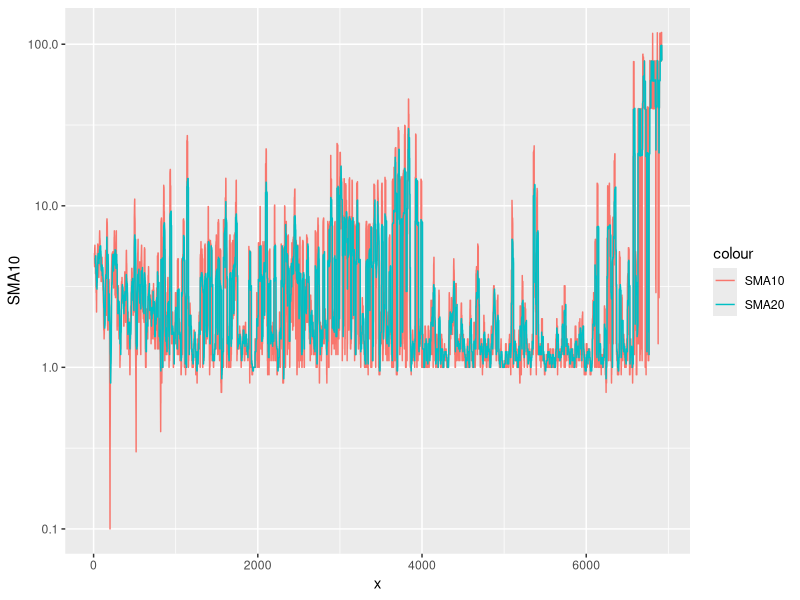

Recreate this plot in R. (Note: this script raises an error after producing the figure.)

library(ggplot2)
library("ggfortify")
library(dplyr)
library(TTR)

files <-  read.csv("data/Moose-files-per-commit.csv")

files$SMA10 <- SMA(files$Number.of.files,n=10)
files$SMA20 <- SMA(files$Number.of.files,n=20)

files$x = as.numeric(row.names(files))
ggplot(files) +geom_line(aes(x=x,y=SMA10,color='SMA10'))+geom_line(aes(x=x,y=SMA20,color='SMA20'))+scale_y_log10()


by.lines <- group_by(files,Number.of.files)
lines.count <- summarize(by.lines, count=n())
sizes.fit <- lm(log(1+lines.count$Number.of.files) ~ log(lines.count$count))
repo <- strsplit(paste(summary[[1]][i],""),"_",fixed=T)
ggplot(lines.count, aes(x=Number.of.files, y=count))+geom_point()+scale_x_log10()+scale_y_log10()+stat_smooth()


sorted.lines <- data.frame(x=1:length(files$Number.of.files),Number.of.files=as.numeric(files[order(-files$Number.of.files),]$Number.of.files))
ggplot()+geom_point(data=sorted.lines,aes(x=x,y=Number.of.files))+scale_y_log10()
sorted.lines.no0 <- sorted.lines[sorted.lines$Number.of.files>0,]
zipf.fit <- lm(log(sorted.lines.no0$Number.of.files) ~ sorted.lines.no0$x)


autoplot(pacf(files$Number.of.files, plot=FALSE) )


this.spectrum <- spectrum(files$Number.of.files, plot=FALSE)
autoplot( this.spectrum ) + scale_x_log10() 
spec.fit <- lm(log(this.spectrum$spec) ~ log(this.spectrum$freq))
